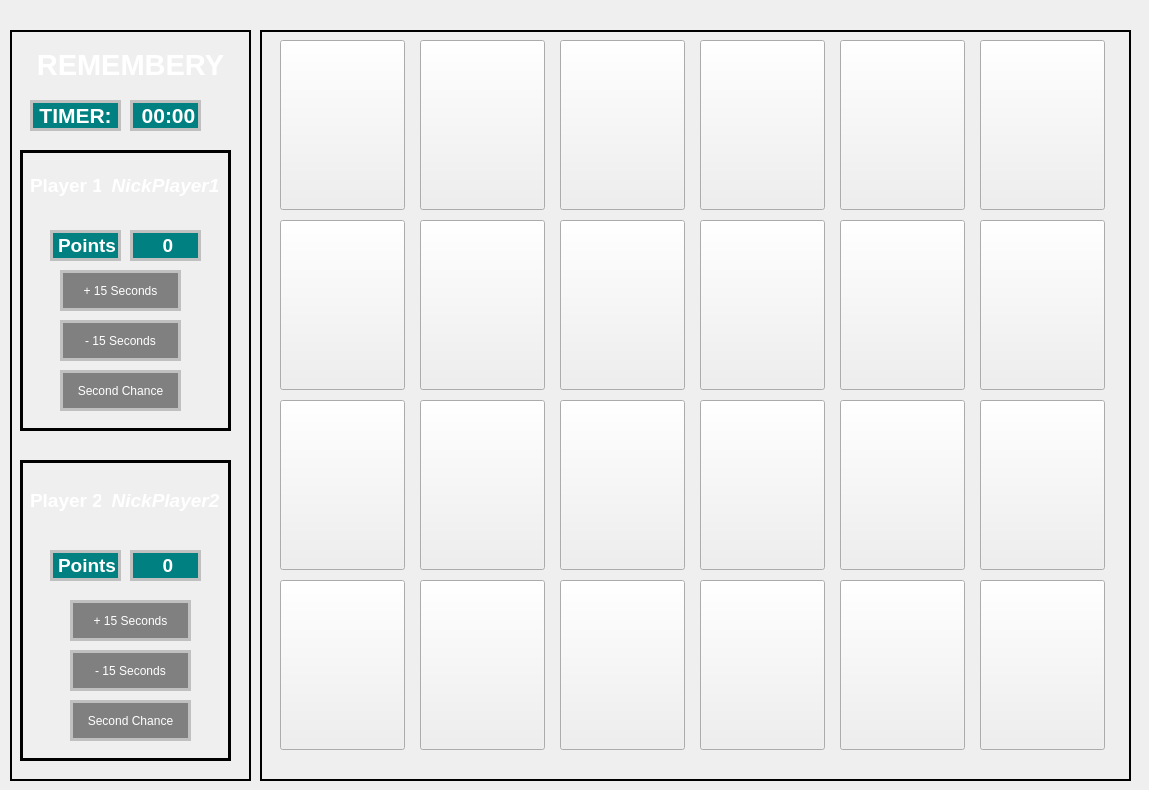
<?xml version="1.0" encoding="UTF-8"?>
<ui version="4.0">
 <class>GameWindow</class>
 <widget class="QMainWindow" name="GameWindow">
  <property name="geometry">
   <rect>
    <x>0</x>
    <y>0</y>
    <width>1149</width>
    <height>790</height>
   </rect>
  </property>
  <property name="windowTitle">
   <string>GameWindow</string>
  </property>
  <property name="styleSheet">
   <string notr="true">background-image: url(:/bg1.png);</string>
  </property>
  <widget class="QWidget" name="centralwidget">
   <property name="styleSheet">
    <string notr="true">color: white
</string>
   </property>
   <widget class="QFrame" name="CardsFrame">
    <property name="geometry">
     <rect>
      <x>260</x>
      <y>30</y>
      <width>871</width>
      <height>751</height>
     </rect>
    </property>
    <property name="styleSheet">
     <string notr="true">#CardsFrame{
border: 2px solid black;
border-radius
}
</string>
    </property>
    <property name="frameShape">
     <enum>QFrame::StyledPanel</enum>
    </property>
    <property name="frameShadow">
     <enum>QFrame::Raised</enum>
    </property>
    <widget class="QPushButton" name="card">
     <property name="geometry">
      <rect>
       <x>20</x>
       <y>10</y>
       <width>125</width>
       <height>170</height>
      </rect>
     </property>
     <property name="styleSheet">
      <string notr="true">background-image: url(:/back_card.png);</string>
     </property>
     <property name="text">
      <string/>
     </property>
    </widget>
    <widget class="QPushButton" name="card_2">
     <property name="geometry">
      <rect>
       <x>160</x>
       <y>10</y>
       <width>125</width>
       <height>170</height>
      </rect>
     </property>
     <property name="styleSheet">
      <string notr="true">background-image: url(:/back_card.png);</string>
     </property>
     <property name="text">
      <string/>
     </property>
    </widget>
    <widget class="QPushButton" name="card_3">
     <property name="geometry">
      <rect>
       <x>300</x>
       <y>10</y>
       <width>125</width>
       <height>170</height>
      </rect>
     </property>
     <property name="styleSheet">
      <string notr="true">background-image: url(:/back_card.png);</string>
     </property>
     <property name="text">
      <string/>
     </property>
    </widget>
    <widget class="QPushButton" name="card_4">
     <property name="geometry">
      <rect>
       <x>440</x>
       <y>10</y>
       <width>125</width>
       <height>170</height>
      </rect>
     </property>
     <property name="styleSheet">
      <string notr="true">background-image: url(:/back_card.png);</string>
     </property>
     <property name="text">
      <string/>
     </property>
    </widget>
    <widget class="QPushButton" name="card_6">
     <property name="geometry">
      <rect>
       <x>160</x>
       <y>190</y>
       <width>125</width>
       <height>170</height>
      </rect>
     </property>
     <property name="styleSheet">
      <string notr="true">background-image: url(:/back_card.png);</string>
     </property>
     <property name="text">
      <string/>
     </property>
    </widget>
    <widget class="QPushButton" name="card_8">
     <property name="geometry">
      <rect>
       <x>440</x>
       <y>190</y>
       <width>125</width>
       <height>170</height>
      </rect>
     </property>
     <property name="styleSheet">
      <string notr="true">background-image: url(:/back_card.png);</string>
     </property>
     <property name="text">
      <string/>
     </property>
    </widget>
    <widget class="QPushButton" name="card_5">
     <property name="geometry">
      <rect>
       <x>20</x>
       <y>190</y>
       <width>125</width>
       <height>170</height>
      </rect>
     </property>
     <property name="styleSheet">
      <string notr="true">background-image: url(:/back_card.png);</string>
     </property>
     <property name="text">
      <string/>
     </property>
    </widget>
    <widget class="QPushButton" name="card_7">
     <property name="geometry">
      <rect>
       <x>300</x>
       <y>190</y>
       <width>125</width>
       <height>170</height>
      </rect>
     </property>
     <property name="styleSheet">
      <string notr="true">background-image: url(:/back_card.png);</string>
     </property>
     <property name="text">
      <string/>
     </property>
    </widget>
    <widget class="QPushButton" name="card_10">
     <property name="geometry">
      <rect>
       <x>160</x>
       <y>370</y>
       <width>125</width>
       <height>170</height>
      </rect>
     </property>
     <property name="styleSheet">
      <string notr="true">background-image: url(:/back_card.png);</string>
     </property>
     <property name="text">
      <string/>
     </property>
    </widget>
    <widget class="QPushButton" name="card_12">
     <property name="geometry">
      <rect>
       <x>440</x>
       <y>370</y>
       <width>125</width>
       <height>170</height>
      </rect>
     </property>
     <property name="styleSheet">
      <string notr="true">background-image: url(:/back_card.png);</string>
     </property>
     <property name="text">
      <string/>
     </property>
    </widget>
    <widget class="QPushButton" name="card_9">
     <property name="geometry">
      <rect>
       <x>20</x>
       <y>370</y>
       <width>125</width>
       <height>170</height>
      </rect>
     </property>
     <property name="styleSheet">
      <string notr="true">background-image: url(:/back_card.png);</string>
     </property>
     <property name="text">
      <string/>
     </property>
    </widget>
    <widget class="QPushButton" name="card_11">
     <property name="geometry">
      <rect>
       <x>300</x>
       <y>370</y>
       <width>125</width>
       <height>170</height>
      </rect>
     </property>
     <property name="styleSheet">
      <string notr="true">background-image: url(:/back_card.png);</string>
     </property>
     <property name="text">
      <string/>
     </property>
    </widget>
    <widget class="QPushButton" name="card_13">
     <property name="geometry">
      <rect>
       <x>580</x>
       <y>370</y>
       <width>125</width>
       <height>170</height>
      </rect>
     </property>
     <property name="styleSheet">
      <string notr="true">background-image: url(:/back_card.png);</string>
     </property>
     <property name="text">
      <string/>
     </property>
    </widget>
    <widget class="QPushButton" name="card_14">
     <property name="geometry">
      <rect>
       <x>580</x>
       <y>10</y>
       <width>125</width>
       <height>170</height>
      </rect>
     </property>
     <property name="styleSheet">
      <string notr="true">background-image: url(:/back_card.png);</string>
     </property>
     <property name="text">
      <string/>
     </property>
    </widget>
    <widget class="QPushButton" name="card_15">
     <property name="geometry">
      <rect>
       <x>580</x>
       <y>190</y>
       <width>125</width>
       <height>170</height>
      </rect>
     </property>
     <property name="styleSheet">
      <string notr="true">background-image: url(:/back_card.png);</string>
     </property>
     <property name="text">
      <string/>
     </property>
    </widget>
    <widget class="QPushButton" name="card_16">
     <property name="geometry">
      <rect>
       <x>720</x>
       <y>10</y>
       <width>125</width>
       <height>170</height>
      </rect>
     </property>
     <property name="styleSheet">
      <string notr="true">background-image: url(:/back_card.png);</string>
     </property>
     <property name="text">
      <string/>
     </property>
    </widget>
    <widget class="QPushButton" name="card_17">
     <property name="geometry">
      <rect>
       <x>720</x>
       <y>190</y>
       <width>125</width>
       <height>170</height>
      </rect>
     </property>
     <property name="styleSheet">
      <string notr="true">background-image: url(:/back_card.png);</string>
     </property>
     <property name="text">
      <string/>
     </property>
    </widget>
    <widget class="QPushButton" name="card_18">
     <property name="geometry">
      <rect>
       <x>720</x>
       <y>370</y>
       <width>125</width>
       <height>170</height>
      </rect>
     </property>
     <property name="styleSheet">
      <string notr="true">background-image: url(:/back_card.png);</string>
     </property>
     <property name="text">
      <string/>
     </property>
    </widget>
    <widget class="QPushButton" name="card_19">
     <property name="geometry">
      <rect>
       <x>20</x>
       <y>550</y>
       <width>125</width>
       <height>170</height>
      </rect>
     </property>
     <property name="styleSheet">
      <string notr="true">background-image: url(:/back_card.png);</string>
     </property>
     <property name="text">
      <string/>
     </property>
    </widget>
    <widget class="QPushButton" name="card_20">
     <property name="geometry">
      <rect>
       <x>160</x>
       <y>550</y>
       <width>125</width>
       <height>170</height>
      </rect>
     </property>
     <property name="styleSheet">
      <string notr="true">background-image: url(:/back_card.png);</string>
     </property>
     <property name="text">
      <string/>
     </property>
    </widget>
    <widget class="QPushButton" name="card_21">
     <property name="geometry">
      <rect>
       <x>300</x>
       <y>550</y>
       <width>125</width>
       <height>170</height>
      </rect>
     </property>
     <property name="styleSheet">
      <string notr="true">background-image: url(:/back_card.png);</string>
     </property>
     <property name="text">
      <string/>
     </property>
    </widget>
    <widget class="QPushButton" name="card_22">
     <property name="geometry">
      <rect>
       <x>440</x>
       <y>550</y>
       <width>125</width>
       <height>170</height>
      </rect>
     </property>
     <property name="styleSheet">
      <string notr="true">background-image: url(:/back_card.png);</string>
     </property>
     <property name="text">
      <string/>
     </property>
    </widget>
    <widget class="QPushButton" name="card_23">
     <property name="geometry">
      <rect>
       <x>580</x>
       <y>550</y>
       <width>125</width>
       <height>170</height>
      </rect>
     </property>
     <property name="styleSheet">
      <string notr="true">background-image: url(:/back_card.png);</string>
     </property>
     <property name="text">
      <string/>
     </property>
    </widget>
    <widget class="QPushButton" name="card_24">
     <property name="geometry">
      <rect>
       <x>720</x>
       <y>550</y>
       <width>125</width>
       <height>170</height>
      </rect>
     </property>
     <property name="styleSheet">
      <string notr="true">background-image: url(:/back_card.png);</string>
     </property>
     <property name="text">
      <string/>
     </property>
    </widget>
   </widget>
   <widget class="QFrame" name="StatusBar">
    <property name="geometry">
     <rect>
      <x>10</x>
      <y>30</y>
      <width>241</width>
      <height>751</height>
     </rect>
    </property>
    <property name="styleSheet">
     <string notr="true">#StatusBar{
color: white ;
border: 2px solid black;
border-radius
}

#PointsP1{
qproperty-alignment: AlignCenter;
background: teal;
border: 3px solid silver;
border-radius
}

#PointsP2{
qproperty-alignment: AlignCenter;
background: teal;
border: 3px solid silver;
border-radius
}

#txtPointsPlayer1{
qproperty-alignment: AlignCenter;
background: teal;
border: 3px solid silver;
border-radius
}

#txtPointsPlayer2{
qproperty-alignment: AlignCenter;
background: teal;
border: 3px solid silver;
border-radius
}

#timer{
qproperty-alignment: AlignCenter;
background: teal;
border: 3px solid silver;
border-radius
}

#seconds{
qproperty-alignment: AlignCenter;
background: teal;
border: 3px solid silver;
border-radius
}

#PowerUp1{
qproperty-alignment: AlignCenter;
background: gray;
border: 3px solid silver;
border-radius 
}

#PowerUp2 {
qproperty-alignment: AlignCenter;
background: gray;
border: 3px solid silver;
border-radius 
}

#PowerUp3{
qproperty-alignment: AlignCenter;
background: gray;
border: 3px solid silver;
border-radius
}

#PowerUp1_P2{
qproperty-alignment: AlignCenter;
background: gray;
border: 3px solid silver;
border-radius
}

#PowerUp2_P2{
qproperty-alignment: AlignCenter;
background: gray;
border: 3px solid silver;
border-radius
}

#PowerUp3_P2{
qproperty-alignment: AlignCenter;
background: gray;
border: 3px solid silver;
border-radius
}

#frameP1{
qproperty-alignment: AlignCenter;
border: 3px solid Black;
border-radius
}
#frameP2{
qproperty-alignment: AlignCenter;
border: 3px solid Black;
border-radius
}
</string>
    </property>
    <property name="frameShape">
     <enum>QFrame::StyledPanel</enum>
    </property>
    <property name="frameShadow">
     <enum>QFrame::Raised</enum>
    </property>
    <widget class="QLabel" name="GameName">
     <property name="geometry">
      <rect>
       <x>10</x>
       <y>10</y>
       <width>221</width>
       <height>51</height>
      </rect>
     </property>
     <property name="font">
      <font>
       <pointsize>22</pointsize>
       <bold>true</bold>
      </font>
     </property>
     <property name="autoFillBackground">
      <bool>false</bool>
     </property>
     <property name="styleSheet">
      <string notr="true">color: white</string>
     </property>
     <property name="text">
      <string>&lt;html&gt;&lt;head/&gt;&lt;body&gt;&lt;p align=&quot;center&quot;&gt;REMEMBERY&lt;/p&gt;&lt;/body&gt;&lt;/html&gt;</string>
     </property>
     <property name="scaledContents">
      <bool>false</bool>
     </property>
    </widget>
    <widget class="QLabel" name="timer">
     <property name="geometry">
      <rect>
       <x>20</x>
       <y>70</y>
       <width>91</width>
       <height>31</height>
      </rect>
     </property>
     <property name="font">
      <font>
       <pointsize>16</pointsize>
       <bold>true</bold>
      </font>
     </property>
     <property name="styleSheet">
      <string notr="true">color: white</string>
     </property>
     <property name="text">
      <string>&lt;html&gt;&lt;head/&gt;&lt;body&gt;&lt;p align=&quot;center&quot;&gt;TIMER: &lt;/p&gt;&lt;/body&gt;&lt;/html&gt;</string>
     </property>
    </widget>
    <widget class="QLabel" name="seconds">
     <property name="geometry">
      <rect>
       <x>120</x>
       <y>70</y>
       <width>71</width>
       <height>31</height>
      </rect>
     </property>
     <property name="font">
      <font>
       <pointsize>16</pointsize>
       <bold>true</bold>
      </font>
     </property>
     <property name="styleSheet">
      <string notr="true">color: white</string>
     </property>
     <property name="text">
      <string>&lt;html&gt;&lt;head/&gt;&lt;body&gt;&lt;p align=&quot;center&quot;&gt;&lt;span style=&quot; font-weight:700;&quot;&gt;00:00&lt;/span&gt;&lt;/p&gt;&lt;/body&gt;&lt;/html&gt;</string>
     </property>
    </widget>
    <widget class="QFrame" name="frameP1">
     <property name="geometry">
      <rect>
       <x>10</x>
       <y>120</y>
       <width>211</width>
       <height>281</height>
      </rect>
     </property>
     <property name="styleSheet">
      <string notr="true">\</string>
     </property>
     <property name="frameShape">
      <enum>QFrame::StyledPanel</enum>
     </property>
     <property name="frameShadow">
      <enum>QFrame::Raised</enum>
     </property>
     <widget class="QLabel" name="PointsP1">
      <property name="geometry">
       <rect>
        <x>110</x>
        <y>80</y>
        <width>71</width>
        <height>31</height>
       </rect>
      </property>
      <property name="font">
       <font>
        <pointsize>14</pointsize>
        <bold>true</bold>
       </font>
      </property>
      <property name="text">
       <string>&lt;html&gt;&lt;head/&gt;&lt;body&gt;&lt;p align=&quot;center&quot;&gt;0&lt;/p&gt;&lt;/body&gt;&lt;/html&gt;</string>
      </property>
     </widget>
     <widget class="QLabel" name="player1">
      <property name="geometry">
       <rect>
        <x>10</x>
        <y>20</y>
        <width>71</width>
        <height>31</height>
       </rect>
      </property>
      <property name="font">
       <font>
        <pointsize>12</pointsize>
        <bold>true</bold>
       </font>
      </property>
      <property name="styleSheet">
       <string notr="true">color: white</string>
      </property>
      <property name="text">
       <string>&lt;html&gt;&lt;head/&gt;&lt;body&gt;&lt;p&gt;&lt;span style=&quot; font-size:14pt;&quot;&gt;Player 1&lt;/span&gt;&lt;/p&gt;&lt;/body&gt;&lt;/html&gt;</string>
      </property>
     </widget>
     <widget class="QLabel" name="txtPointsPlayer1">
      <property name="geometry">
       <rect>
        <x>30</x>
        <y>80</y>
        <width>71</width>
        <height>31</height>
       </rect>
      </property>
      <property name="font">
       <font>
        <pointsize>14</pointsize>
        <bold>true</bold>
       </font>
      </property>
      <property name="styleSheet">
       <string notr="true">color: white</string>
      </property>
      <property name="text">
       <string>Points</string>
      </property>
     </widget>
     <widget class="QLabel" name="nickPlayer1">
      <property name="geometry">
       <rect>
        <x>90</x>
        <y>20</y>
        <width>111</width>
        <height>31</height>
       </rect>
      </property>
      <property name="font">
       <font>
        <pointsize>12</pointsize>
        <bold>true</bold>
       </font>
      </property>
      <property name="styleSheet">
       <string notr="true">color: white</string>
      </property>
      <property name="text">
       <string>&lt;html&gt;&lt;head/&gt;&lt;body&gt;&lt;p align=&quot;center&quot;&gt;&lt;span style=&quot; font-size:14pt; font-style:italic;&quot;&gt;NickPlayer1&lt;/span&gt;&lt;/p&gt;&lt;/body&gt;&lt;/html&gt;</string>
      </property>
     </widget>
     <widget class="QPushButton" name="PowerUp3">
      <property name="geometry">
       <rect>
        <x>40</x>
        <y>220</y>
        <width>121</width>
        <height>41</height>
       </rect>
      </property>
      <property name="text">
       <string>Second Chance</string>
      </property>
     </widget>
     <widget class="QPushButton" name="PowerUp2">
      <property name="geometry">
       <rect>
        <x>40</x>
        <y>170</y>
        <width>121</width>
        <height>41</height>
       </rect>
      </property>
      <property name="text">
       <string>- 15 Seconds</string>
      </property>
     </widget>
     <widget class="QPushButton" name="PowerUp1">
      <property name="geometry">
       <rect>
        <x>40</x>
        <y>120</y>
        <width>121</width>
        <height>41</height>
       </rect>
      </property>
      <property name="styleSheet">
       <string notr="true"/>
      </property>
      <property name="text">
       <string>+ 15 Seconds</string>
      </property>
     </widget>
    </widget>
    <widget class="QFrame" name="frameP2">
     <property name="geometry">
      <rect>
       <x>10</x>
       <y>430</y>
       <width>211</width>
       <height>301</height>
      </rect>
     </property>
     <property name="frameShape">
      <enum>QFrame::StyledPanel</enum>
     </property>
     <property name="frameShadow">
      <enum>QFrame::Raised</enum>
     </property>
     <widget class="QLabel" name="txtPointsPlayer2">
      <property name="geometry">
       <rect>
        <x>30</x>
        <y>90</y>
        <width>71</width>
        <height>31</height>
       </rect>
      </property>
      <property name="font">
       <font>
        <pointsize>14</pointsize>
        <bold>true</bold>
       </font>
      </property>
      <property name="styleSheet">
       <string notr="true">color: white</string>
      </property>
      <property name="text">
       <string>Points</string>
      </property>
     </widget>
     <widget class="QLabel" name="nickPlayer2">
      <property name="geometry">
       <rect>
        <x>90</x>
        <y>20</y>
        <width>111</width>
        <height>41</height>
       </rect>
      </property>
      <property name="font">
       <font>
        <pointsize>12</pointsize>
        <bold>false</bold>
       </font>
      </property>
      <property name="styleSheet">
       <string notr="true">color: white</string>
      </property>
      <property name="text">
       <string>&lt;html&gt;&lt;head/&gt;&lt;body&gt;&lt;p align=&quot;center&quot;&gt;&lt;span style=&quot; font-size:14pt; font-weight:700; font-style:italic;&quot;&gt;NickPlayer2&lt;/span&gt;&lt;/p&gt;&lt;/body&gt;&lt;/html&gt;</string>
      </property>
     </widget>
     <widget class="QLabel" name="player2">
      <property name="geometry">
       <rect>
        <x>10</x>
        <y>20</y>
        <width>71</width>
        <height>41</height>
       </rect>
      </property>
      <property name="font">
       <font>
        <pointsize>14</pointsize>
        <bold>true</bold>
       </font>
      </property>
      <property name="styleSheet">
       <string notr="true">color: white</string>
      </property>
      <property name="text">
       <string>Player 2</string>
      </property>
     </widget>
     <widget class="QLabel" name="PointsP2">
      <property name="geometry">
       <rect>
        <x>110</x>
        <y>90</y>
        <width>71</width>
        <height>31</height>
       </rect>
      </property>
      <property name="font">
       <font>
        <pointsize>14</pointsize>
        <bold>true</bold>
       </font>
      </property>
      <property name="text">
       <string>&lt;html&gt;&lt;head/&gt;&lt;body&gt;&lt;p align=&quot;center&quot;&gt;0&lt;/p&gt;&lt;/body&gt;&lt;/html&gt;</string>
      </property>
     </widget>
     <widget class="QPushButton" name="PowerUp2_P2">
      <property name="geometry">
       <rect>
        <x>50</x>
        <y>190</y>
        <width>121</width>
        <height>41</height>
       </rect>
      </property>
      <property name="text">
       <string>- 15 Seconds</string>
      </property>
     </widget>
     <widget class="QPushButton" name="PowerUp1_P2">
      <property name="geometry">
       <rect>
        <x>50</x>
        <y>140</y>
        <width>121</width>
        <height>41</height>
       </rect>
      </property>
      <property name="text">
       <string>+ 15 Seconds</string>
      </property>
     </widget>
     <widget class="QPushButton" name="PowerUp3_P2">
      <property name="geometry">
       <rect>
        <x>50</x>
        <y>240</y>
        <width>121</width>
        <height>41</height>
       </rect>
      </property>
      <property name="text">
       <string>Second Chance</string>
      </property>
     </widget>
    </widget>
   </widget>
  </widget>
 </widget>
 <resources/>
 <connections/>
</ui>
